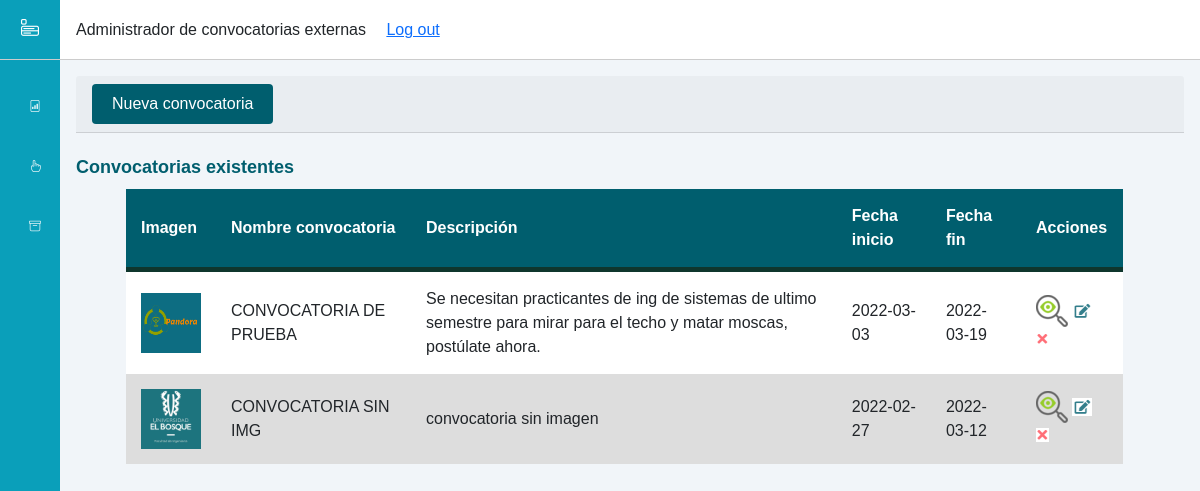
/views/AdministradorDeConvocatoriasExternas_Practicas.php, run on the app's committed database.
### tables this page shows
CREATE TABLE `tbl_convocatoriapracticas` (
  `Id` int(11) NOT NULL,
  `nombre_convocatoria` varchar(30) NOT NULL,
  `descripcion` varchar(250) NOT NULL,
  `fecha_inicio` date NOT NULL,
  `fecha_fin` date NOT NULL,
  `nombre_imagen` varchar(10) DEFAULT NULL,
  `nombre_archivo` varchar(10) DEFAULT NULL
);

### views/logic/controllers/ConvocatoriaControlador.php (called while the page is built, shortened)
<?php
class ConvocatoriaControlador{
    public function mostrarDatosConvocatorias($sql){
        $c = new conectar();
        $conexion = $c->conexion();
        $result = mysqli_query($conexion, $sql);
        return mysqli_fetch_all($result, MYSQLI_ASSOC);
    }
}
?>

### views/AdministradorDeConvocatoriasExternas_Practicas.php (the view, shortened to what this page needs)
<?php
    require_once "logic/controllers/ConvocatoriaControlador.php";
    $obj = new ConvocatoriaControlador();
?>
<!DOCTYPE html>
<html lang="es">
    <head>
        <link href="https://cdn.jsdelivr.net/npm/bootstrap@5.1.3/dist/css/bootstrap.min.css" rel="stylesheet">
        <link rel="stylesheet" href="https://cdn.jsdelivr.net/npm/bootstrap-icons@1.8.1/font/bootstrap-icons.css">
        <link rel="stylesheet" href="assets/css/PracticasStyles.css">
    </head>
    <body>
        <div class="sidebar">
            <div class="sidebar-header">
                <label for="sidebar-toggle"><i class="bi bi-menu-app"></i></label>
            </div>
            <div class="sidebar-menu">
                <ul class="menuPracticas">
                    <li>
                        <a class="link_menu-active" href="./DashBoard_Practicas.php">
                            <span title="Dashboard"><i class="bi bi-file-bar-graph"></i></span>
                        </a>
                    </li>
                    <li>
                        <a class="link_menu" href="./AdministradorDeConvocatoriasExternas_Practicas.php">
                            <span title="Convocatorias"><i class="bi bi-hand-index"></i></span>
                        </a>
                    </li>
                    <li>
                        <a class="link_menu" href="./AdministradorDeEportafolios_Practicas.php">
                            <span title="E-portafolios"><i class="bi bi-archive"></i></span>
                        </a>
                    </li>
                </ul>
            </div>
        </div>
        <div class="main-content">
            <header>
                <div class="social-icons">
                    <div class="titulo-dash">
                        <span>Administrador de convocatorias externas</span>&nbsp;
                    </div>
                    <div class="link-logout">
                        <span><a href="../index.php">Log out</a></span>
                    </div>
                </div>
            </header>
            <main>
                <div class="card-header">
                    <button type="button" class="btn_agregarConvocatoria" data-bs-toggle="modal" data-bs-target="#modalRegistrarConvocatoria" title="Nueva Convocatoria">Nueva convocatoria</button>
                </div>
                <div class="main-tableEventos">
                   <br>
                    <h3 class="titulo_seccion">Convocatorias existentes </h3>
                    <table id="table_eventos" class="tablaDeConvocatorias">
                        <thead>
                            <tr>
                                <th class="campoTabla">Imagen</th>
                                <th class="campoTabla">Nombre convocatoria</th>
                                <th class="campoTabla">Descripción</th>
                                <th class="campoTabla">Fecha inicio</th>
                                <th class="campoTabla">Fecha fin</th>
                                <th class="campoTabla">Acciones</th>
                            </tr>
                        </thead>
                        <tbody>
                        <?php
                            $sql = "SELECT Id, nombre_convocatoria, descripcion, fecha_inicio, fecha_fin, nombre_imagen from tbl_convocatoriapracticas";
                            $datos = $obj->mostrarDatosConvocatorias($sql);
                            foreach ($datos as $key){
                        ?>
                                <tr class="filasDeDatosTablaConvocatorias">
                                    <?php
                                    $nombreDeImg = $key['nombre_imagen'];
                                    if($nombreDeImg != null){
                                    ?>
                                        <td class='datoTabla'><img class='imagenDeConvocatoriaEnTabla'src='<?php echo "convocatoriasImages/".$nombreDeImg?>'></td>
                                    <?php
                                    }else{
                                    ?>
                                        <td class='datoTabla'><img class='imagenDeConvocatoriaEnTabla'src='assets/images/imgPorDefecto.jpg'></td>
                                    <?php
                                    }
                                    ?>
                                    <td class="datoTabla"><input type="hidden" name="nombreEventoSeleccionado" value="<?php echo $key['nombre_convocatoria'];?>"><?php echo $key['nombre_convocatoria'];  ?></td>
                                    <td class="datoTabla"><input type="hidden" name="descripcionEventoSeleccionado" value="<?php echo $key['descripcion'];?>"><?php echo $key['descripcion'];  ?></td>
                                    <td class="datoTabla"><input type="hidden" name="fechaIniEventoSeleccionado" value="<?php echo $key['fecha_inicio'];?>"><?php echo $key['fecha_inicio'];  ?></td>
                                    <td class="datoTabla"><input type="hidden" name="fechaFinEventoSeleccionado" value="<?php echo $key['fecha_fin'];?>"><?php echo $key['fecha_fin'];  ?></td>
                                    <td class="datoTabla"><div class="compEsp-edicion">
                                        <div class="col-botonesEdicion">
                                            <a class="btnDetallesConvPracticas" data-id="<?php echo $key['Id'];?>" data-bs-toggle="modal" data-bs-target="#modalDetallesConvocatoria" title="Ver convocatoria"><img src="assets/images/verDetallesActividad.png"></a>
                                        </div>
                                        <div class="col-botonesEdicion">
                                            <a class="btnEditarConvPracticas" data-id="<?php echo $key['Id'];?>" data-bs-toggle="modal" data-bs-target="#modalEditarConvocatoria" title="Editar"><img src="assets/images/btn_editar.PNG"></a>
                                        </div>
                                        <div class="col-botonesEdicion">
                                        <a class="btnEliminarConvPracticas" data-id="<?php echo $key['Id'];?>" data-bs-toggle="modal" data-bs-target="#modalEliminarConvocatoria" title="Eliminar"><img src="assets/images/btn_eliminar.PNG"></a>
                                        </div>
                                    </div></td>
                                </tr>
                        <?php
                            }
                        ?>
                        </tbody>
                    </table>
                </div>
            </main>
        </div>
    </body>
</html>

### views/assets/css/PracticasStyles.css (style rules this page uses)
:root { --main-color: #0a9fba; --color-dark: #1D2231; --text-grey: #8390A2; }
* { font-family: Arial, Helvetica, sans-serif; margin: 0; padding: 0; text-decoration: none; list-style-type: none; box-sizing: border-box; }
.sidebar { height: 100%; width: 230px; position: fixed; left: 0; top: 0; z-index: 100; background: var(--main-color); color: #fff; overflow-y: auto; transition: width 500ms; }
.sidebar-header { display: flex; justify-content: space-between; align-items: center; height: 60px; padding: 0rem 1rem; border-bottom: 1px solid #ccc; font-size: 18px; }
.sidebar-menu { padding: 2rem; }
.sidebar-menu li { margin-bottom: 2rem; }
.sidebar-menu li a { color: #fff; margin: 5px 10px; opacity: .86; border-radius: 4px; display: block; }
.sidebar li { margin-bottom: 2rem; }
.menuPracticas { padding-left: 3px; }
.sidebar a { color: #fff; font-size: 12px; }
.link_menu span { width: 40px; height: 40px; }
.main-content { position: relative; margin-left: 240px; transition: margin-left 500ms; }
.titulo_seccion { color: #005e6e; font-size: 18px; font-weight: bold; }
header { position: fixed; left: 240px; top: 0; z-index: 100; width: calc(100% - 240px); background: #fff; height: 60px; padding: 0rem 1rem; display: flex; align-items: center; border-bottom: 1px solid #ccc; justify-content: space-between; transition: left 500ms; }
.social-icons { display: grid; grid-template-columns: repeat(2, 1fr); grid-column-gap: 1rem; }
main { margin-top: 60px; background: #f1f5f9; min-height: 90vh; padding: 1rem; }
@media only screen and (max-width: 1200px) { .sidebar { width: 60px; z-index: 150; } }
@media only screen and (max-width: 1200px) { .sidebar .sidebar-header, .sidebar li { display: flex; justify-content: center; } }
@media only screen and (max-width: 1200px) { .main-content { margin-left: 60px; } }
@media only screen and (max-width: 1200px) { .main-content header { left: 60px; width: calc(100% - 60px); } }
.btn_agregarConvocatoria { color: #fff; background-color: #005e6e; cursor: pointer; padding: 8px 20px; border-radius: 4px; outline: none; border: none; font-family: Arial, Helvetica, sans-serif; }
.tablaDeConvocatorias { margin-left: 50px; margin-top: 10px; width: 90%; text-align: left; border-collapse: collapse; background-color: white; }
.campoTabla, .datoTabla { padding: 15px; }
thead { background-color: #005e6e; color: white; border-bottom: solid 5px #0F362D; }
.col-botonesEdicion { display: inline-block; }
.imagenDeConvocatoriaEnTabla { width: 60px; height: 60px; }
.filasDeDatosTablaConvocatorias:nth-child(even) { background-color: #ddd; }

### data on the page
tbl_convocatoriapracticas: nombre_imagen (picture), nombre_convocatoria "CONVOCATORIA DE PRUEBA", descripcion "Se necesitan practicantes de ing de sistemas de ultimo semestre para mirar para el techo y matar moscas, postúlate ahora.", fecha_inicio "2022-03-03", fecha_fin "2022-03-19"
tbl_convocatoriapracticas: nombre_convocatoria "CONVOCATORIA SIN IMG", descripcion "convocatoria sin imagen", fecha_inicio "2022-02-27", fecha_fin "2022-03-12"
